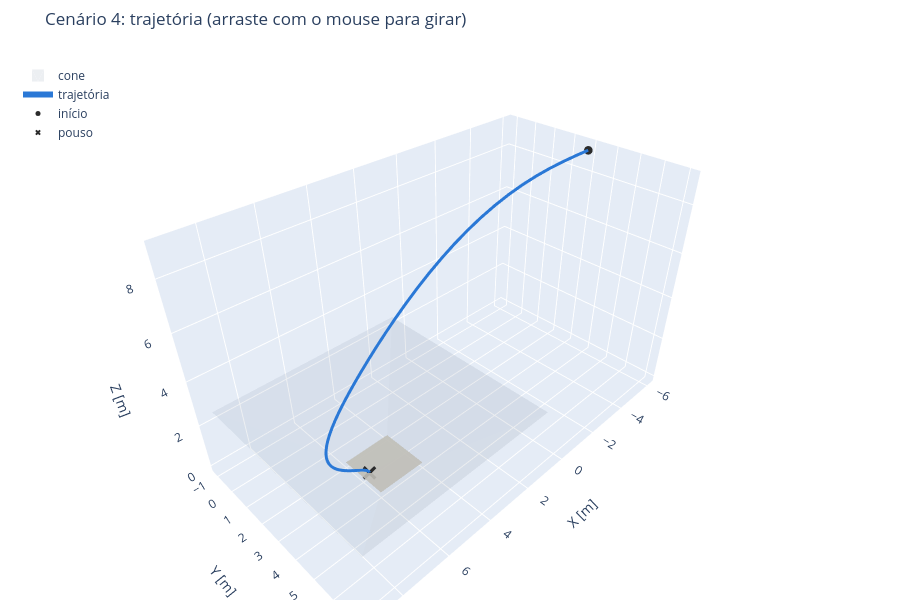

Notebook cell for this chart:
### Code cell
plotar_cenario(resultados[4])

### Figure 1 — Plotly figure (JSON) as saved in the notebook; plotly's stock layout.template omitted (floating-point values rounded to 4 significant figures)
{"data": [{"color": "#bdbcb5", "hoverinfo": "name", "i": [0, 0], "j": [1, 2], "k": [2, 3], "name": "plataforma", "opacity": 0.9, "type": "mesh3d", "x": [4, 6, 6, 4], "y": [2, 2, 4, 4], "z": [0, 0, 0, 0]}, {"color": "#6b7f99", "hoverinfo": "name", "i": [0, 0], "j": [1, 2], "k": [2, 3], "name": "cone", "opacity": 0.12, "showlegend": true, "type": "mesh3d", "x": [4, 6, 9.125, 0.875], "y": [2, 2, -1.125, -1.125], "z": [0, 0, 2.5, 2.5]}, {"color": "#6b7f99", "hoverinfo": "name", "i": [0, 0], "j": [1, 2], "k": [2, 3], "name": "cone", "opacity": 0.12, "showlegend": false, "type": "mesh3d", "x": [6, 6, 9.125, 9.125], "y": [2, 4, 7.125, -1.125], "z": [0, 0, 2.5, 2.5]}, {"color": "#6b7f99", "hoverinfo": "name", "i": [0, 0], "j": [1, 2], "k": [2, 3], "name": "cone", "opacity": 0.12, "showlegend": false, "type": "mesh3d", "x": [6, 4, 0.875, 9.125], "y": [4, 4, 7.125, 7.125], "z": [0, 0, 2.5, 2.5]}, {"color": "#6b7f99", "hoverinfo": "name", "i": [0, 0], "j": [1, 2], "k": [2, 3], "name": "cone", "opacity": 0.12, "showlegend": false, "type": "mesh3d", "x": [4, 4, 0.875, 0.875], "y": [4, 2, -1.125, 7.125], "z": [0, 0, 2.5, 2.5]}, {"customdata": [0.0, 0.1, 0.2, 0.3, 0.4, 0.5, 0.6, 0.7, 0.8, 0.9, 1.0, 1.1, 1.2, 1.3, 1.4, 1.5, 1.6, 1.7, 1.8, 1.9, 2.0, 2.1, 2.2, 2.3, 2.4, 2.5, 2.6, 2.7, 2.8, 2.9, 3.0, 3.1, 3.2, 3.3, 3.4, 3.5, 3.6, 3.7, 3.8, 3.9, 4.0, 4.1, 4.2, 4.3, 4.4, 4.5, 4.6, 4.7, 4.8, 4.9, 5.0, 5.1, 5.2, 5.3, 5.4, 5.5, 5.6, 5.7, 5.8, 5.9, 6.0], "hovertemplate": "t = %{customdata:.1f} s<br>x = %{x:.2f}<br>y = %{y:.2f}<br>z = %{z:.2f}", "line": {"color": "#2a78d6", "width": 6}, "mode": "lines", "name": "trajetória", "type": "scatter3d", "x": [-6.0, -5.201, -4.406, -3.62, -2.846, -2.089, -1.351, -0.634, 0.05804, 0.7235, 1.361, 1.967, 2.543, 3.086, 3.596, 4.072, 4.513, 4.921, 5.294, 5.633, 5.938, 6.211, 6.451, 6.66, 6.839, 6.989, 7.111, 7.206, 7.277, 7.325, 7.35, 7.356, 7.344, 7.315, 7.271, 7.214, 7.147, 7.07, 6.985, 6.894, 6.799, 6.702, 6.604, 6.506, 6.409, 6.316, 6.227, 6.144, 6.066, 5.996, 5.932, 5.877, 5.83, 5.791, 5.759, 5.736, 5.719, 5.708, 5.703, 5.7, 5.7], "y": [3.0, 3.0, 3.0, 3.0, 3.0, 3.0, 3.0, 3.0, 3.0, 3.0, 3.0, 3.0, 3.0, 3.0, 3.0, 3.0, 3.0, 3.0, 3.0, 3.0, 3.0, 3.0, 3.0, 3.0, 3.0, 3.0, 3.0, 3.0, 3.0, 3.0, 3.0, 3.0, 3.0, 3.0, 3.0, 3.0, 3.0, 3.0, 3.0, 3.0, 3.0, 3.0, 3.0, 3.0, 3.0, 3.0, 3.0, 3.0, 3.0, 3.0, 3.0, 3.0, 3.0, 3.0, 3.0, 3.0, 3.0, 3.0, 3.0, 3.0, 3.0], "z": [9.0, 8.998, 8.983, 8.946, 8.878, 8.775, 8.635, 8.457, 8.241, 7.991, 7.709, 7.402, 7.073, 6.73, 6.377, 6.022, 5.669, 5.324, 4.991, 4.673, 4.372, 4.088, 3.821, 3.569, 3.332, 3.109, 2.899, 2.701, 2.515, 2.339, 2.174, 2.018, 1.871, 1.733, 1.603, 1.481, 1.365, 1.257, 1.155, 1.058, 0.9674, 0.882, 0.8015, 0.7257, 0.6543, 0.5871, 0.5238, 0.4642, 0.408, 0.3551, 0.3053, 0.2584, 0.2143, 0.1727, 0.1335, 0.09661, 0.06227, 0.03275, 0.01177, 0.001638, 1.303e-07]}, {"marker": {"color": "#2b2b2b", "size": 5}, "mode": "markers", "name": "início", "type": "scatter3d", "x": [-6], "y": [3.0], "z": [9.0]}, {"marker": {"color": "#2b2b2b", "size": 5, "symbol": "x"}, "mode": "markers", "name": "pouso", "type": "scatter3d", "x": [5.7], "y": [3.0], "z": [1.303e-07]}], "layout": {"height": 600, "legend": {"x": 0.02, "y": 0.98}, "margin": {"b": 0, "l": 0, "r": 0, "t": 50}, "scene": {"aspectmode": "data", "xaxis": {"title": {"text": "X [m]"}}, "yaxis": {"title": {"text": "Y [m]"}}, "zaxis": {"title": {"text": "Z [m]"}}}, "title": {"text": "Cenário 4: trajetória (arraste com o mouse para girar)"}}}
